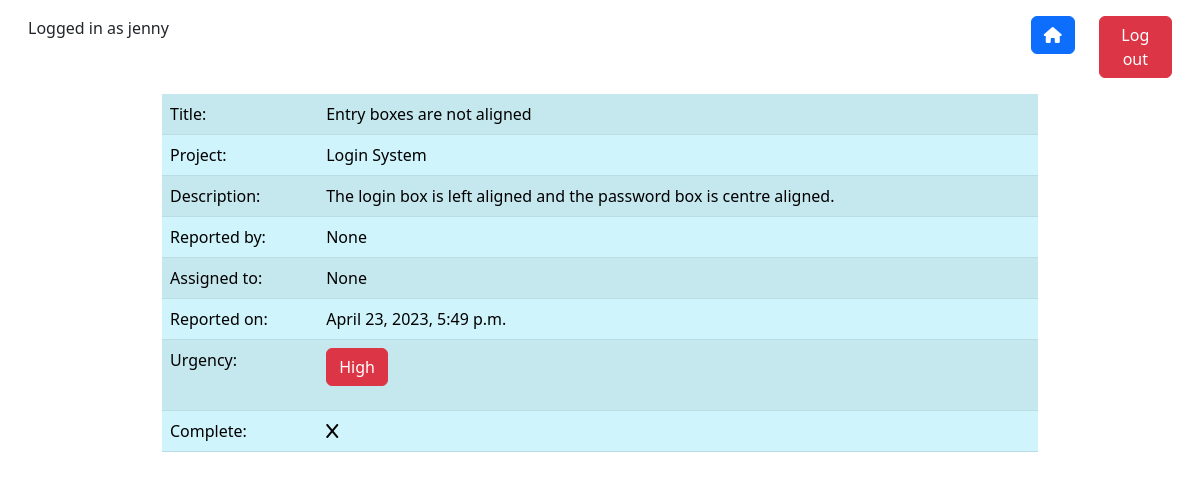
The page /project/2/bug/2/view (signed in) on the database its author committed.
### tracker_app/models.py (models this page shows, shortened)
class BugItem(models.Model):
    title = models.CharField(max_length=100)
    reporter = models.ForeignKey(User, on_delete=models.CASCADE, null=True, blank=True, related_name="reporter")
    assignee = models.ForeignKey(User, on_delete=models.CASCADE, null=True, blank=True, related_name="assignee")
    description = models.TextField(null=True, blank=True)
    created_date = models.DateTimeField(auto_now_add=True)
    urgency = models.CharField(max_length= 10, default="LOW", choices=PRIORITY_CHOICES)
    project = models.ForeignKey(ProjectList, on_delete=models.CASCADE)
    completed = models.BooleanField(default=False)

class ProjectList(models.Model):
    title = models.CharField(max_length=100)
    user = models.ForeignKey(User, on_delete=models.CASCADE, null=True, blank=True)
    def __str__(self):
        return self.title

### tracker_app/views.py (the view)
class BugDetailView(LoginRequiredMixin, DetailView):
    model = BugItem
    template_name = "tracker_app/bug_view.html"
    def get_context_data(self, **kwargs):
        context = super().get_context_data()
        return context

### tracker_app/templates/tracker_app/bug_view.html
{% extends "base.html" %}
{% block content %}
   <div class="container w-75 vertical-center">
        <table class="table table-striped table-info table-hover">
            <tr>
                <td>Title:</td>
                <td>{{object.title}}</td>
            </tr>
            <tr>
                <td>Project:</td>
                <td>{{object.project}}</td>
            </tr>
            <tr>
                <td>Description:</td>
                <td>{{object.description}}</td>
            </tr>
            <tr>
                <td>Reported by:</td>
                <td>{{object.reporter}}</td>
            </tr>
            <tr>
                <td>Assigned to:</td>
                <td>{{object.assignee}}</td>
            </tr>
            <tr>
                <td>Reported on:</td>
                <td>{{object.created_date}}</td>
            </tr>
            <tr>
                <td>Urgency:</td>
                <td>
                    {% if object.urgency == "HI" %}
                        <p
                            type="button"
                            class="btn btn-danger">
                            High
                        </p>
                    {% elif object.urgency == "MED" %}
                        <p
                            type="button"
                            class="btn btn-warning">
                            Medium
                        </p>
                    {% elif object.urgency == "LOW" %}
                        <p
                            type="button"
                            class="btn btn-success">
                            Low
                        </p>
                    {% endif %}</td>
            </tr>
            <tr>
                <td>Complete:</td>
                <td>
                    {% if not bug.completed %}
                        <i class="fa-solid fa-x"></i>
                    {% else %}
                        <i class="fa-solid fa-check"></i>
                    {% endif %}
                </td>
            </tr>
        </table>
   </div>
{% endblock %}

### tracker_app/templates/base.html (shortened to what this page needs)
<!doctype html>
<html lang="en">
<head>
    <link href="https://cdn.jsdelivr.net/npm/bootstrap@5.3.0-alpha1/dist/css/bootstrap.min.css" rel="stylesheet">
</head>
<body>
    <div class="row m-3">
        <div class="col-lg-10">
            <p>Logged in as
                {% if request.user.is_authenticated %}
                    {{request.user}}
                {% endif %}
            </p>
        </div>
        <div class="col-lg-1" align="right">
            <a type="button"
               class ="btn btn-primary"
               href='{% url "index" %}'>
                <i class="fa-solid fa-house"></i>
            </a>
        </div>
        <div class="col-lg-1" align="right">
            <a type="button"
               class ="btn btn-danger"
               href='{% url "logout" %}'>
                Log out
            </a>
        </div>
    </div>
    <div>
        {% block content %}{% endblock %}
    </div>
</body>
</html>

### rows shown on the page
BugItem: title "Entry boxes are not aligned", project "Login System", description "The login box is left aligned and the password box is centre aligned.", reporter "None", assignee "None", created_date "April 23, 2023, 5:49 p.m."

### other values the page prints
{{ request.user }} "jenny"
